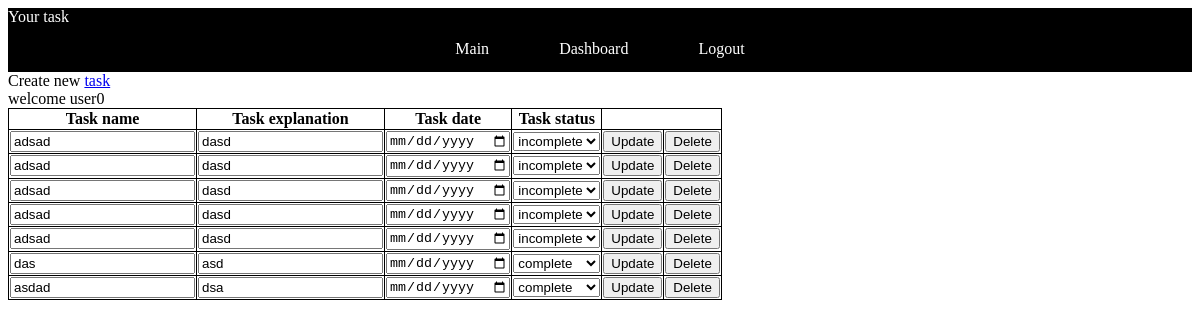
The app's page /dashboard/ (signed in), older data.
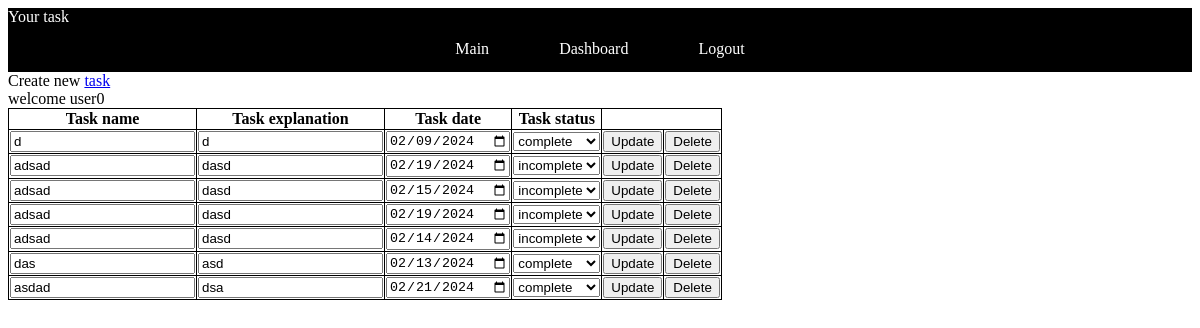
The same page, newer data.
### taskApp/models.py (models this page shows)
class Task(models.Model):
    name=models.CharField(max_length=256)
    explain=models.CharField(max_length=256)
    status=models.CharField(max_length=256)
    date=models.CharField(max_length=256)

### taskApp/views.py (the view)
# urls.py: path('dashboard/', view=views.dashboard, name='dashboard'),
@login_required(login_url='login/')
def dashboard(request):
    new_task=(Task.objects.all())
    print((new_task))
    return render(request=request, template_name='dashboard.html',context={"tasks":Task.objects.all()})

### taskApp/templates/dashboard.html (shortened to what this page needs)
{% extends "layout.html" %}
{% block content %}
<div id="create_link">
    Create new <a href="{% url 'create' %}">task</a>
</div>
<div class="dashboardw_welcome"> welcome {{user}}</div>
<div class='tasks' id='taks'>
    <div class='task' id='task'>
        <table>
            <tr>
                <th>Task name</th>
                <th>Task explanation</th>
                <th>Task date</th>
                <th>Task status</th>
            </tr>
            {% for task in  tasks %}
            <tr>
                <form action="/update/{{task.id}}/" method="post">
                    <td><input name="name" type="text" value="{{task.name}}"></td>
                    <td><input name="explain" type="text" value="{{task.explain}}"></td>
                    <td> <input name="date" type="date" value="{{task.date}}"></td>
                    <td><select name="status" name="status" id="">{{task.status}}
                        <option value="complete" {% if task.status == "complete"%}selected{% endif %}>complete</option>
                        <option value="incomplete" {% if task.status == "incomplete"%}selected{% endif %}>incomplete</option>
                    </select></td>
                    <td><button>Update</button></td>
                </form>
                <td><a href="delete/{{task.id}}"><button>Delete</button></a></td>
            </tr>
            {% endfor %}
        </table>
    </div>
</div>
{% endblock content %}

Row changes from the older to the newer data that the page shows:
changed Task (number 1 of 7 on the later page): name "adsad" → "d"; explain "dasd" → "d"; date (not shown) → "02/09/2024"; status "incomplete" → "complete"
shown differently, row unchanged: Task (number 2 of 7 on the later page): date (not shown) → "02/19/2024"
shown differently, row unchanged: Task (number 3 of 7 on the later page): date (not shown) → "02/15/2024"
shown differently, row unchanged: Task (number 4 of 7 on the later page): date (not shown) → "02/19/2024"
shown differently, row unchanged: Task (number 5 of 7 on the later page): date (not shown) → "02/14/2024"
changed Task "das": date (not shown) → "02/13/2024"
changed Task "asdad": date (not shown) → "02/21/2024"
